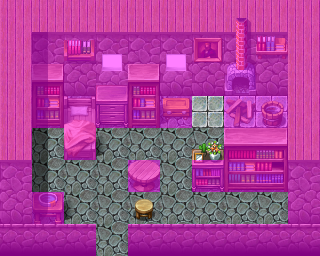

Rendered tile map (Tiled .tmx) drawn with the repository's tilesets; below, a short description and the map source with its tile grids summarised:
An orthogonal 10x8 tile map with 32x32 px tiles, 4 tile layers (Ground, Objects, Above, Walkable), 17 tilesets and 2 objects (mapchange, spawn).

<map version="1.0" orientation="orthogonal" width="10" height="8" tilewidth="32" tileheight="32">
    <tileset firstgid="1" name="map_20" tilewidth="32" tileheight="32">
        <image source="../drawable/map_20.png" />
    </tileset>
    <tileset firstgid="65" name="map_22" tilewidth="32" tileheight="32">
        <image source="../drawable/map_22.png" />
    </tileset>
    <tileset firstgid="129" name="map_5" tilewidth="32" tileheight="32">
        <image source="../drawable/map_5.png" />
    </tileset>
    <tileset firstgid="193" name="map_11" tilewidth="32" tileheight="32">
        <image source="../drawable/map_11.png" />
    </tileset>
    <tileset firstgid="257" name="map_19" tilewidth="32" tileheight="32">
        <image source="../drawable/map_19.png" />
    </tileset>
    <tileset firstgid="321" name="map_15" tilewidth="32" tileheight="32">
        <image source="../drawable/map_15.png" />
    </tileset>
    <tileset firstgid="385" name="map_10" tilewidth="32" tileheight="32">
        <image source="../drawable/map_10.png" />
    </tileset>
    <tileset firstgid="449" name="map_12" tilewidth="32" tileheight="32">
        <image source="../drawable/map_12.png" />
    </tileset>
    <tileset firstgid="513" name="map_3" tilewidth="32" tileheight="32">
        <image source="../drawable/map_3.png" />
    </tileset>
    <tileset firstgid="577" name="map_27" tilewidth="32" tileheight="32">
        <image source="../drawable/map_27.png" />
    </tileset>
    <tileset firstgid="641" name="map_8" tilewidth="32" tileheight="32">
        <image source="../drawable/map_8.png" />
    </tileset>
    <tileset firstgid="705" name="map_28" tilewidth="32" tileheight="32">
        <image source="../drawable/map_28.png" />
    </tileset>
    <tileset firstgid="769" name="map_1" tilewidth="32" tileheight="32">
        <image source="../drawable/map_1.png" />
    </tileset>
    <tileset firstgid="833" name="map_7" tilewidth="32" tileheight="32">
        <image source="../drawable/map_7.png" />
    </tileset>
    <tileset firstgid="897" name="map_0" tilewidth="32" tileheight="32">
        <image source="../drawable/map_0.png" />
    </tileset>
    <tileset firstgid="961" name="map_23" tilewidth="32" tileheight="32">
        <image source="../drawable/map_23.png" />
    </tileset>
    <tileset firstgid="1025" name="map_2" tilewidth="32" tileheight="32">
        <image source="../drawable/map_2.png" />
    </tileset>
    <layer name="Ground" width="10" height="8">
        <data>[80 cells, 80 non-empty, 9 distinct tile ids]</data>
    </layer>
    <layer name="Objects" width="10" height="8">
        <data>[80 cells, 26 non-empty, 22 distinct tile ids]</data>
    </layer>
    <layer name="Above" width="10" height="8">
        <data>[80 cells, 10 non-empty, 5 distinct tile ids]</data>
    </layer>
    <layer name="Walkable" width="10" height="8">
        <data>[80 cells, 62 non-empty, 1 distinct tile ids]</data>
    </layer>
    <objectgroup name="Mapevents">
        <object name="entrance" type="mapchange" x="96" y="224" width="32" height="32">
            <properties>
                <property name="map" value="vilegard_n" />
                <property name="place" value="kaori" />
            </properties>
        </object>
    </objectgroup>
    <objectgroup name="Spawn">
        <object name="kaori" type="spawn" x="64" y="128" width="224" height="96">
            <properties>
                <property name="spawngroup" value="kaori" />
            </properties>
        </object>
    </objectgroup>
    <objectgroup name="Keys" />
</map>
